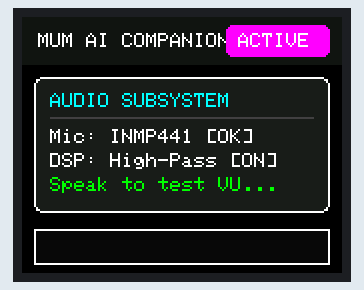
Recording of a sketch running on a simulated ESP32-S3. Shown: 160×128 colour display. I2S audio is not simulated (input reads silence); what the sketch prints to the serial monitor is not drawn.

Above: at 1.3 s.
At 1.7 s:
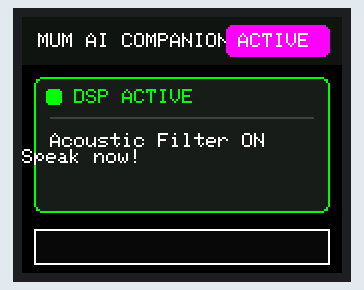

The sketch:

Maa_Display_And_Mic_DSP.ino
```cpp
/*
 * ======================================================================================
 * 👵 Maa (MumAI Companion) - ESP32-S3 Firmware Step 2: ST7735 UI & Acoustic DSP Pipeline
 * ======================================================================================
 * Target Board: ESP32-S3-N16R8 (16MB Flash / 8MB Octal OPI PSRAM)
 * Framework: Arduino IDE (ESP32 by Espressif Systems v2.0.14+ or v3.0+)
 *
 * REQUIRED LIBRARIES IN ARDUINO IDE (Install via Library Manager):
 * 1. "Adafruit GFX Library" by Adafruit
 * 2. "Adafruit ST7735 and ST7789 Library" by Adafruit
 *
 * MAJOR ACCOMPLISHMENTS IN STEP 2:
 * 1. [Acoustic Screech Eliminated]: The dangerous live loopback has been removed.
 *    The MAX98357A speaker only plays a melodic two-tone boot chime on startup.
 * 2. [DSP Audio Pipeline Active]:
 *    - Captures 32-bit digital I2S frames from INMP441.
 *    - Arithmetic 14-bit right-shift (+12dB analog gain emulation).
 *    - Single-pole high-pass DC-offset filter (Alpha = 0.05) removes MEMS bias drift.
 *    - Dynamic soft-clipping to prevent digital wrapping distortion.
 * 3. [ST7735 128x160 Display Active]:
 *    - Hardware SPI on safe Octal PSRAM pins (GPIO 9, 10, 11, 12, 13).
 *    - Full status card UI with color badges (LISTENING / READY / SPEAKING).
 *    - Real-time animated color VU meter reacting to voice and acoustic energy.
 *
 * PINOUT CONFIGURATION:
 * --------------------------------------------------------------------------------------
 * ST7735 1.8" TFT (128x160 SPI) - J1 Solder Shorted -> 3.3V Operation!
 *   - 6-VCC -> 3.3V (CRITICAL: Do NOT connect to 5V! J1 is shorted!)
 *   - 8-GND -> GND
 *   - 7-BL  -> 3.3V (Backlight power)
 *   - 5-CLK -> GPIO 12 (SPI SCLK)
 *   - 4-DIN -> GPIO 11 (SPI MOSI)
 *   - 3-D/C -> GPIO 10 (Data/Command Select)
 *   - 2-CS  -> GPIO 9  (Chip Select)
 *   - 1-RST -> GPIO 13 (Hardware Reset)
 *
 * INMP441 Microphone (I2S0 - RX):
 *   - VDD -> 3.3V
 *   - GND -> GND
 *   - L/R -> GND (Left Channel)
 *   - WS  -> GPIO 1
 *   - SCK -> GPIO 2
 *   - SD  -> GPIO 8
 *
 * MAX98357A I2S Amplifier (I2S1 - TX):
 *   - Vin  -> 5V (or VBUS from USB)
 *   - GND  -> GND
 *   - LRC  -> GPIO 16
 *   - BCLK -> GPIO 17
 *   - DIN  -> GPIO 18
 *   - SD   -> 3.3V (Must be pulled HIGH)
 *   - GAIN -> Leave Floating (9dB default)
 *   - Speaker (+) -> Red Wire
 *   - Speaker (-) -> Black Wire (Do NOT connect (-) to GND!)
 * ======================================================================================
 */

#include <Arduino.h>
#include <SPI.h>
#include <Adafruit_GFX.h>
#include <Adafruit_ST7735.h>
#include <driver/i2s.h>
#include <math.h>

// --------------------------------------------------------------------------------------
// Pin Assignments (Hardened for ESP32-S3 Octal PSRAM Safe Zones)
// --------------------------------------------------------------------------------------
// ST7735 Display Pins (Hardware SPI - FSPI)
#define TFT_CS          9
#define TFT_DC          10
#define TFT_MOSI        11
#define TFT_SCLK        12
#define TFT_RST         13

// INMP441 Microphone Pins (I2S0 RX)
#define I2S_MIC_PORT    I2S_NUM_0
#define I2S_MIC_WS      1
#define I2S_MIC_SCK     2
#define I2S_MIC_SD      8

// MAX98357A Amplifier Pins (I2S1 TX)
#define I2S_SPK_PORT    I2S_NUM_1
#define I2S_SPK_LRC     16
#define I2S_SPK_BCLK    17
#define I2S_SPK_DIN     18

// Audio & DSP Tuning Constants
#define AUDIO_SAMPLE_RATE     16000   // 16 kHz (Standard for Conversational AI)
#define FRAME_SAMPLES         256     // DMA block size (16ms frames)
#define MIC_BIT_SHIFT         14      // +12dB analog gain boost from 24-bit MSB
#define MIC_DC_FILTER_ALPHA   0.05f   // Single-pole high-pass filter alpha
#define MIC_SOFT_CLIP_THRESH  32000   // Prevent 16-bit signed integer clipping

// Initialize Display (Hardware SPI constructor with RST)
Adafruit_ST7735 tft = Adafruit_ST7735(TFT_CS, TFT_DC, TFT_MOSI, TFT_SCLK, TFT_RST);

// Persistent DSP State
static float dcOffset = 0.0f;
int32_t rawMicBuffer[FRAME_SAMPLES];
int16_t cleanPcmBuffer[FRAME_SAMPLES];

// --------------------------------------------------------------------------------------
// UI Rendering Routines
// --------------------------------------------------------------------------------------
void drawBaseUI() {
    tft.fillScreen(ST77XX_BLACK);

    // Top App Bar
    tft.fillRect(0, 0, 160, 24, 0x10A2); // Deep navy header
    tft.setTextColor(ST77XX_WHITE);
    tft.setTextSize(1);
    tft.setCursor(8, 8);
    tft.println("MUM AI COMPANION");

    // Engine Badge
    tft.fillRoundRect(102, 4, 52, 16, 3, ST77XX_MAGENTA);
    tft.setCursor(108, 8);
    tft.setTextColor(ST77XX_WHITE);
    tft.println("ACTIVE");

    // Main Status Card Background
    tft.fillRoundRect(6, 30, 148, 68, 4, 0x18E3);
    tft.drawRoundRect(6, 30, 148, 68, 4, ST77XX_WHITE);

    // Initial Status Card Text
    tft.setCursor(14, 38);
    tft.setTextColor(ST77XX_CYAN);
    tft.setTextSize(1);
    tft.println("AUDIO SUBSYSTEM");

    tft.drawFastHLine(14, 50, 132, 0x4208);
    tft.setCursor(14, 56);
    tft.setTextColor(ST77XX_WHITE);
    tft.println("Mic: INMP441 [OK]");
    tft.setCursor(14, 68);
    tft.println("DSP: High-Pass [ON]");
    tft.setCursor(14, 80);
    tft.setTextColor(ST77XX_GREEN);
    tft.println("Speak to test VU...");

    // VU Meter Container Box
    tft.drawRect(6, 106, 148, 18, ST77XX_WHITE);
    tft.fillRect(7, 107, 146, 16, 0x0841); // Dark charcoal container
}

void updateDisplayCard(const char* title, const char* detail, uint16_t badgeColor) {
    tft.fillRoundRect(6, 30, 148, 68, 4, 0x18E3);
    tft.drawRoundRect(6, 30, 148, 68, 4, badgeColor);

    tft.fillRoundRect(12, 36, 8, 8, 2, badgeColor);
    tft.setCursor(26, 36);
    tft.setTextColor(badgeColor);
    tft.setTextSize(1);
    tft.println(title);

    tft.drawFastHLine(14, 50, 132, 0x4208);
    tft.setCursor(14, 58);
    tft.setTextColor(ST77XX_WHITE);
    tft.setTextSize(1);
    tft.println(detail);
}

void updateVUMeter(float rms) {
    static int prevWidth = 0;
    // Map RMS range (~200 noise floor to ~3500 loud voice) into 144px width
    int barWidth = (int)((rms / 3000.0f) * 144.0f);
    if (barWidth > 144) barWidth = 144;
    if (barWidth < 2) barWidth = 2;

    if (abs(barWidth - prevWidth) >= 3) {
        uint16_t color = (rms > 1600) ? ST77XX_GREEN : (rms > 600 ? ST77XX_YELLOW : ST77XX_CYAN);

        // Draw active energy bar
        tft.fillRect(8, 108, barWidth, 14, color);

        // Clear decayed trail
        if (barWidth < prevWidth) {
            tft.fillRect(8 + barWidth, 108, 144 - barWidth, 14, 0x0841);
        }
        prevWidth = barWidth;
    }
}

// --------------------------------------------------------------------------------------
// I2S Audio Drivers (Microphone RX + Amplifier TX)
// --------------------------------------------------------------------------------------
bool initMicrophone() {
    i2s_config_t config = {
        .mode = (i2s_mode_t)(I2S_MODE_MASTER | I2S_MODE_RX),
        .sample_rate = AUDIO_SAMPLE_RATE,
        .bits_per_sample = I2S_BITS_PER_SAMPLE_32BIT, // 24-bit audio in 32-bit slot
        .channel_format = I2S_CHANNEL_FMT_ONLY_LEFT,
        .communication_format = I2S_COMM_FORMAT_STAND_I2S,
        .intr_alloc_flags = ESP_INTR_FLAG_LEVEL1,
        .dma_buf_count = 6,
        .dma_buf_len = FRAME_SAMPLES,
        .use_apll = true,
        .tx_desc_auto_clear = false,
        .fixed_mclk = 0
    };

    i2s_pin_config_t pins = {
        .bck_io_num = I2S_MIC_SCK,
        .ws_io_num = I2S_MIC_WS,
        .data_out_num = I2S_PIN_NO_CHANGE,
        .data_in_num = I2S_MIC_SD
    };

    esp_err_t err = i2s_driver_install(I2S_MIC_PORT, &config, 0, NULL);
    if (err != ESP_OK) return false;
    return (i2s_set_pin(I2S_MIC_PORT, &pins) == ESP_OK);
}

bool initAmplifier() {
    i2s_config_t config = {
        .mode = (i2s_mode_t)(I2S_MODE_MASTER | I2S_MODE_TX),
        .sample_rate = AUDIO_SAMPLE_RATE,
        .bits_per_sample = I2S_BITS_PER_SAMPLE_16BIT,
        .channel_format = I2S_CHANNEL_FMT_RIGHT_LEFT, // Duplicated stereo
        .communication_format = I2S_COMM_FORMAT_STAND_I2S,
        .intr_alloc_flags = ESP_INTR_FLAG_LEVEL1,
        .dma_buf_count = 6,
        .dma_buf_len = FRAME_SAMPLES,
        .use_apll = false,
        .tx_desc_auto_clear = true,
        .fixed_mclk = 0
    };

    i2s_pin_config_t pins = {
        .bck_io_num = I2S_SPK_BCLK,
        .ws_io_num = I2S_SPK_LRC,
        .data_out_num = I2S_SPK_DIN,
        .data_in_num = I2S_PIN_NO_CHANGE
    };

    esp_err_t err = i2s_driver_install(I2S_SPK_PORT, &config, 0, NULL);
    if (err != ESP_OK) return false;
    return (i2s_set_pin(I2S_SPK_PORT, &pins) == ESP_OK);
}

// Write interleaved stereo to MAX98357A without clipping
void writeStereoAmp(const int16_t* monoSamples, size_t count) {
    int16_t stereoBuffer[FRAME_SAMPLES * 2];
    for (size_t i = 0; i < count; i++) {
        stereoBuffer[i * 2]     = monoSamples[i];
        stereoBuffer[i * 2 + 1] = monoSamples[i];
    }
    size_t bytesWritten = 0;
    i2s_write(I2S_SPK_PORT, stereoBuffer, count * 2 * sizeof(int16_t), &bytesWritten, portMAX_DELAY);
}

// Play pleasant two-tone melodic boot chime (523Hz C5 -> 659Hz E5)
void playBootChime() {
    Serial.println("[AUDIO] Playing melodic startup chime...");
    int durationSamples = (AUDIO_SAMPLE_RATE * 180) / 1000; // 180ms per tone
    int16_t toneBuf[FRAME_SAMPLES];

    float freqs[2] = { 523.25f, 659.25f }; // C5 -> E5

    for (int t = 0; t < 2; t++) {
        int played = 0;
        float phase = 0.0f;
        float phaseInc = (2.0f * M_PI * freqs[t]) / AUDIO_SAMPLE_RATE;

        while (played < durationSamples) {
            int chunk = min(FRAME_SAMPLES, durationSamples - played);
            for (int i = 0; i < chunk; i++) {
                // Smooth envelope to prevent clicks
                float envelope = 1.0f - ((float)(played + i) / durationSamples);
                toneBuf[i] = (int16_t)(sinf(phase) * 12000.0f * envelope);
                phase += phaseInc;
                if (phase >= 2.0f * M_PI) phase -= 2.0f * M_PI;
            }
            writeStereoAmp(toneBuf, chunk);
            played += chunk;
        }
        delay(40);
    }
    Serial.println("[AUDIO] Boot chime finished.");
}

// --------------------------------------------------------------------------------------
// Setup Routine
// --------------------------------------------------------------------------------------
void setup() {
    Serial.begin(115200);
    delay(1000); // Allow USB-CDC serial to enumerate

    Serial.println();
    Serial.println("===============================================================");
    Serial.println("   Maa (MumAI Companion) - Firmware Step 2: ST7735 & DSP UI   ");
    Serial.println("===============================================================");
    Serial.printf("ESP32-S3 Rev: %d | Flash: %u MB | PSRAM: %u MB\n",
                  ESP.getChipRevision(),
                  ESP.getFlashChipSize() / (1024 * 1024),
                  ESP.getPsramSize() / (1024 * 1024));

    // Initialize ST7735 Display
    Serial.print("[INIT] Initializing ST7735 Display (128x160)... ");
    tft.initR(INITR_BLACKTAB); // Standard 1.8" ST7735 (or INITR_REDTAB if colors invert)
    tft.setRotation(1);        // Landscape orientation (160 wide x 128 tall)
    tft.invertDisplay(false);
    drawBaseUI();
    Serial.println("OK");

    // Initialize Amplifier (MAX98357A)
    Serial.print("[INIT] Initializing MAX98357A Amplifier... ");
    if (initAmplifier()) {
        Serial.println("OK");
        playBootChime(); // Friendly chime, no feedback screech!
    } else {
        Serial.println("FAILED!");
    }

    // Initialize Microphone (INMP441)
    Serial.print("[INIT] Initializing INMP441 Microphone with High-Pass DSP... ");
    if (initMicrophone()) {
        Serial.println("OK");
    } else {
        Serial.println("FAILED!");
    }

    updateDisplayCard("DSP ACTIVE", "Acoustic Filter ON\nSpeak now!", ST77XX_GREEN);
    Serial.println("\n>>> [READY] Speak or tap near the INMP441 microphone.");
    Serial.println("    - Watch the color VU meter on your ST7735 display!");
    Serial.println("    - Zero audio feedback screech (Loopback eliminated).\n");
}

// --------------------------------------------------------------------------------------
// Main Execution Loop: DSP Extraction & Smooth UI Updating
// --------------------------------------------------------------------------------------
unsigned long lastUiUpdate = 0;
unsigned long lastVoiceActivityTime = 0;
bool isUserSpeaking = false;

void loop() {
    size_t bytesRead = 0;

    // Read 32-bit digital audio from INMP441 DMA
    esp_err_t err = i2s_read(I2S_MIC_PORT, rawMicBuffer, FRAME_SAMPLES * sizeof(int32_t), &bytesRead, pdMS_TO_TICKS(20));

    if (err == ESP_OK && bytesRead > 0) {
        size_t samplesRead = bytesRead / sizeof(int32_t);
        int64_t energySum = 0;
        int16_t peakVal = 0;

        // --- Core DSP Filter (Preserved from MumAI Architecture) ---
        for (size_t i = 0; i < samplesRead; i++) {
            // Step 1: 14-bit arithmetic shift for clean +12dB analog gain emulation
            int32_t shifted = rawMicBuffer[i] >> MIC_BIT_SHIFT;

            // Step 2: Single-pole high-pass filter (removes MEMS DC offset drift)
            float sample = (float)shifted;
            float filtered = sample - dcOffset;
            dcOffset += filtered * MIC_DC_FILTER_ALPHA;

            // Step 3: Soft limiter / clipper (eliminates harsh digital wrapping)
            int32_t clamped = (int32_t)filtered;
            if (clamped > MIC_SOFT_CLIP_THRESH) clamped = MIC_SOFT_CLIP_THRESH;
            else if (clamped < -MIC_SOFT_CLIP_THRESH) clamped = -MIC_SOFT_CLIP_THRESH;

            cleanPcmBuffer[i] = (int16_t)clamped;
            energySum += (int64_t)cleanPcmBuffer[i] * cleanPcmBuffer[i];

            int16_t absVal = abs(cleanPcmBuffer[i]);
            if (absVal > peakVal) peakVal = absVal;
        }

        // Calculate Root Mean Square (RMS) Acoustic Energy
        float rms = sqrtf((float)energySum / (float)samplesRead);

        // Voice Activity Detection (VAD) thresholding (~550 RMS = active voice)
        if (rms > 550.0f) {
            lastVoiceActivityTime = millis();
            if (!isUserSpeaking) {
                isUserSpeaking = true;
                updateDisplayCard("LISTENING", "User voice detected\nRMS active...", ST77XX_GREEN);
            }
        } else if (isUserSpeaking && (millis() - lastVoiceActivityTime > 1200)) {
            isUserSpeaking = false;
            updateDisplayCard("STANDBY", "Mum AI Listening...\nSay 'Namaste'", ST77XX_CYAN);
        }

        // Update Display VU Meter at a smooth ~25 FPS
        if (millis() - lastUiUpdate >= 40) {
            lastUiUpdate = millis();
            updateVUMeter(rms);

            // Telemetry output on Serial Monitor
            if (rms > 350.0f) {
                Serial.printf("[DSP] RMS: %5.0f | Peak: %5d | VAD: %s\n",
                              rms, peakVal, isUserSpeaking ? "VOICE" : "QUIET");
            }
        }
    }
}
```

Measured:
- what the display in image 0 shows lasts 0.5 s, from 1.2 s to 1.7 s
